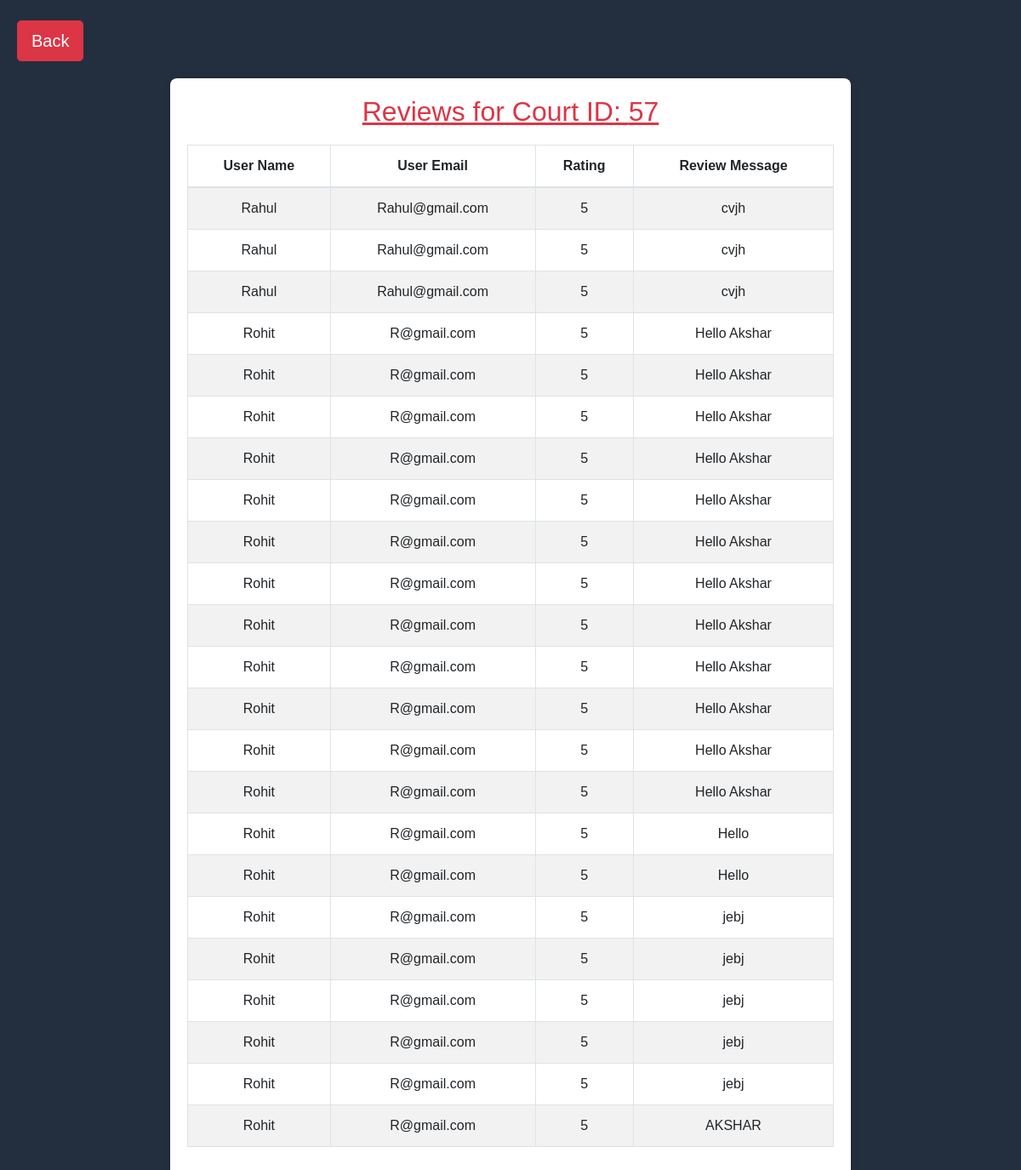
The page /Show_Review.php?court_id=57 (signed in) on the database its author committed.
### tables this page shows
CREATE TABLE `reviews` (
  `review_id` int(11) NOT NULL,
  `court_id` int(20) NOT NULL,
  `user_id` int(11) NOT NULL,
  `user_name` varchar(255) NOT NULL,
  `user_email` varchar(255) NOT NULL,
  `user_password` varchar(255) NOT NULL,
  `rating` int(11) NOT NULL,
  `review_message` text NOT NULL
);

### Show_Review.php (the view, shortened to what this page needs)
<?php
include("connection.php");
$court_id = isset($_GET['court_id']) ? intval($_GET['court_id']) : 0;
if ($court_id > 0) {
    $query = "SELECT * FROM reviews WHERE court_id = $court_id";
    $result = mysqli_query($conn, $query);
    $reviews = mysqli_fetch_all($result, MYSQLI_ASSOC);
} else {
    $reviews = [];
}
?>
<!DOCTYPE html>
<html lang="en">
<head>
    <link rel="stylesheet" href="css/bootstrap.min.css" type="text/css">
</head>
<body>
    <a href="review.php" class="btn btn-danger mt-4 btn-lg" style="margin-left: 20px;">Back</a>
    <div class="container">
        <h2 class="text-danger text-center"><u>Reviews for Court ID: <?php echo $court_id; ?></u></h2>
        <div class="table-responsive">
            <table class="table table-bordered table-hover table-striped">
                <thead>
                    <tr>
                        <th>User Name</th>
                        <th>User Email</th>
                        <th>Rating</th>
                        <th>Review Message</th>
                    </tr>
                </thead>
                <tbody>
                    <?php if (!empty($reviews)) : ?>
                        <?php foreach ($reviews as $review) : ?>
                            <tr>
                                <td><?php echo $review['user_name']; ?></td>
                                <td><?php echo $review['user_email']?></td>
                                <td><?php echo $review['rating']; ?></td>
                                <td><?php echo $review['review_message']; ?></td>
                            </tr>
                        <?php endforeach; ?>
                    <?php else : ?>
                        <tr>
                            <td colspan="5">No reviews found for this court.</td>
                        </tr>
                    <?php endif; ?>
                </tbody>
            </table>
        </div>
    </div>
</body>
</html>

### Show_Review.php (style rules this page uses)
body { font-family: Arial, sans-serif; background-color: #232f3e; margin: 0; padding: 0; }
.container { width: 100%; max-width: 800px; margin: 20px auto; padding: 20px; background-color: #fff; box-shadow: 0 0 10px rgba(0, 0, 0, 0.1); border-radius: 8px; }
.table-responsive { margin-top: 20px; }
.table th, .table td { text-align: center; }

### rows shown on the page
reviews: user_name "Rahul", user_email "Rahul@gmail.com", rating "5", review_message "cvjh"
reviews: user_name "Rahul", user_email "Rahul@gmail.com", rating "5", review_message "cvjh"
reviews: user_name "Rahul", user_email "Rahul@gmail.com", rating "5", review_message "cvjh"
reviews: user_name "Rohit", user_email "R@gmail.com", rating "5", review_message "Hello Akshar"
reviews: user_name "Rohit", user_email "R@gmail.com", rating "5", review_message "Hello Akshar"
reviews: user_name "Rohit", user_email "R@gmail.com", rating "5", review_message "Hello Akshar"
reviews: user_name "Rohit", user_email "R@gmail.com", rating "5", review_message "Hello Akshar"
reviews: user_name "Rohit", user_email "R@gmail.com", rating "5", review_message "Hello Akshar"
reviews: user_name "Rohit", user_email "R@gmail.com", rating "5", review_message "Hello Akshar"
reviews: user_name "Rohit", user_email "R@gmail.com", rating "5", review_message "Hello Akshar"
reviews: user_name "Rohit", user_email "R@gmail.com", rating "5", review_message "Hello Akshar"
reviews: user_name "Rohit", user_email "R@gmail.com", rating "5", review_message "Hello Akshar"
reviews: user_name "Rohit", user_email "R@gmail.com", rating "5", review_message "Hello Akshar"
reviews: user_name "Rohit", user_email "R@gmail.com", rating "5", review_message "Hello Akshar"
reviews: user_name "Rohit", user_email "R@gmail.com", rating "5", review_message "Hello Akshar"
reviews: user_name "Rohit", user_email "R@gmail.com", rating "5", review_message "Hello"
reviews: user_name "Rohit", user_email "R@gmail.com", rating "5", review_message "Hello"
reviews: user_name "Rohit", user_email "R@gmail.com", rating "5", review_message "jebj"
reviews: user_name "Rohit", user_email "R@gmail.com", rating "5", review_message "jebj"
reviews: user_name "Rohit", user_email "R@gmail.com", rating "5", review_message "jebj"
reviews: user_name "Rohit", user_email "R@gmail.com", rating "5", review_message "jebj"
reviews: user_name "Rohit", user_email "R@gmail.com", rating "5", review_message "jebj"
reviews: user_name "Rohit", user_email "R@gmail.com", rating "5", review_message "AKSHAR"

### other values the page prints
$court_id "57"
